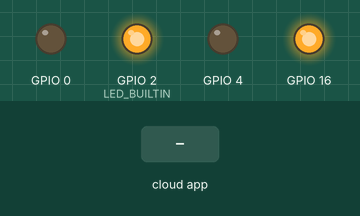
Recording of a sketch running on a simulated ESP8266 (NodeMCU). On the bench: output pins drawn as LEDs (lit = HIGH, except the on-board LED, lit = LOW). The inputs (shaded band) are chosen by the test bench. WiFi joins after 1.5 s; servers stay silent unless stated; no MQTT or app messages arrive unless stated; what the sketch prints to the serial monitor is not drawn.

Above: at 0.1 s.
At 3.3 s:
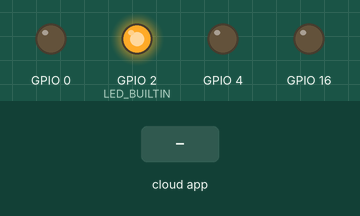
3.4 s: the phone or cloud app sets priya to ON
At 4.0 s:
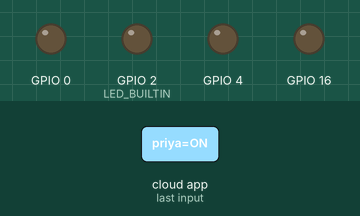
Timing chart, 0 to 6.4 s (numbered marks = the images above; inputs shaded):
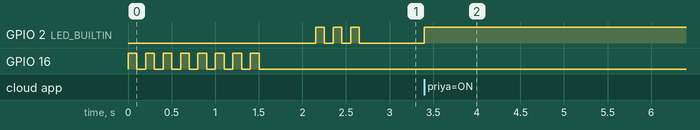

Measured:
- after the input at 3.4 s, GPIO 2 (LED_BUILTIN): LOW → HIGH at once
- by itself, GPIO 2 (LED_BUILTIN): alternates HIGH for 0.10 s and LOW for 0.10 s, 6 changes in all, then stays LOW

The sketch:

Home-automation-_Google-assistant.ino
```cpp
#include <ESP8266WiFi.h>
#include "Adafruit_MQTT.h"
#include "Adafruit_MQTT_Client.h"
#define WIFI_SSID "Nonaberry"
#define WIFI_PASS "7756919600"

#define MQTT_SERV "io.adafruit.com"
#define MQTT_PORT 1883
#define MQTT_NAME "Priyanka_123"
#define MQTT_PASS "68a1bda801b5417a8693e5617287272a"
WiFiClient client;
Adafruit_MQTT_Client mqtt(&client, MQTT_SERV, MQTT_PORT, MQTT_NAME, MQTT_PASS);

Adafruit_MQTT_Subscribe priya = Adafruit_MQTT_Subscribe(&mqtt, MQTT_NAME "/f/priya");
Adafruit_MQTT_Subscribe priya1 = Adafruit_MQTT_Subscribe(&mqtt, MQTT_NAME "/f/priya1");
void setup()
{
   pinMode(16, OUTPUT);
   pinMode(4, OUTPUT);
   pinMode(0, OUTPUT);
   pinMode(2, OUTPUT);
  Serial.begin(9600);

  //Connect to WiFi
  Serial.print("\n\nConnecting Wifi... ");
  WiFi.begin(WIFI_SSID, WIFI_PASS);
  while (WiFi.status() != WL_CONNECTED)
  {
      Serial.print(".");
              digitalWrite(16,HIGH);
              delay(100);
              digitalWrite(16,LOW);
    delay(100);
  }

            //On Successful connection to WiFi
            Serial.println("");
            Serial.println("WiFi successfully connected!");
            delay(500);


  //Subscribe to the onoff topic
  mqtt.subscribe(&priya);
  mqtt.subscribe(&priya1);
  pinMode(LED_BUILTIN, OUTPUT);
}

void loop()
{
  //Connect/Reconnect to MQTT
  MQTT_connect();

  //Read from our subscription queue until we run out, or
  //wait up to 5 seconds for subscription to update
  Adafruit_MQTT_Subscribe * subscription;
  while ((subscription = mqtt.readSubscription(5000)))
  {
    //If we're in here, a subscription updated...
    if (subscription == &priya)
    {
      //Print the new value to the serial monitor
      Serial.print("priya: ");
      Serial.println((char*) priya.lastread);

      //If the new value is  "ON", turn the light on.
      //Otherwise, turn it off.
      if (!strcmp((char*) priya.lastread, "ON"))
      {
        //active low logic
        digitalWrite(LED_BUILTIN, HIGH);
      }
      else
      {
        digitalWrite(LED_BUILTIN, LOW);
      }
    }
    if (subscription == &priya1)
    {
      //Print the new value to the serial monitor
      Serial.print("priya1: ");
      Serial.println((char*) priya1.lastread);

      //If the new value is  "ON", turn the light on.
      //Otherwise, turn it off.
      if (!strcmp((char*) priya1.lastread, "ON"))
      {
        //active low logic
        digitalWrite(16, LOW);
      }
      else
      {
        digitalWrite(16, HIGH);
      }
    }
  }

  // ping the server to keep the mqtt connection alive<br>
if (!mqtt.ping()){ mqtt.disconnect();}}

  void MQTT_connect()
{
  int8_t ret;
  // Stop if already connected
  if (mqtt.connected())
  {
    return;
  }

  Serial.print("Connecting to MQTT... ");
  uint8_t retries = 3;
  while ((ret = mqtt.connect()) != 0) // connect will return 0 for connected
  {
    Serial.println(mqtt.connectErrorString(ret));
    Serial.println("Retrying MQTT connection in 5 seconds...");
    mqtt.disconnect();
    delay(5000);  // wait 5 seconds
    retries--;
    if (retries == 0)
    {
      // basically die and wait for WDT to reset me
      while (1);
    }
  }
  Serial.println("MQTT Connected!");
                  //LED AT D2 WILL BLINK DENOTING SUCCESSFUL MQTT CONNECTION
                for(int i=0;i<3;i++)
                {
                digitalWrite(2,HIGH);
                delay(100);
                digitalWrite(2,LOW);
                delay(100);
                }
}
```
